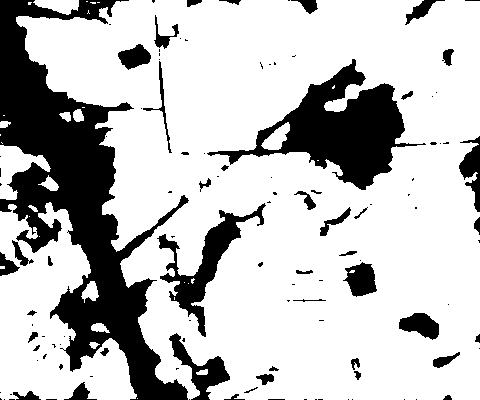
#> input picture 初赛/SE_ResNet101_fcn_2.png, 480 x 400 px
$ python '读取图片.py'
#> lines starting #> are read from the running program, lines starting #| are printed output that depends on the picture; after the words box and inside, x2 and y2 are one past the last pixel; in counts of white or black regions, pixels touching at a corner belong together; long printed decimals are rounded


import numpy as np
import cv2
from PIL import Image
img = cv2.imread("SE_ResNet101_fcn_2.png",1)
#> img is the input picture: shape (400, 480, 3); values 0 (black) and 1 (white), 75.6% white; 115 black regions (70 under 20 px), largest, box (x1, y1, x2, y2) and area: (0, 0, 189, 400) 26138, (207, 59, 426, 190) 9696, (157, 203, 266, 337) 3158
img = cv2.resize(img,(600,500))
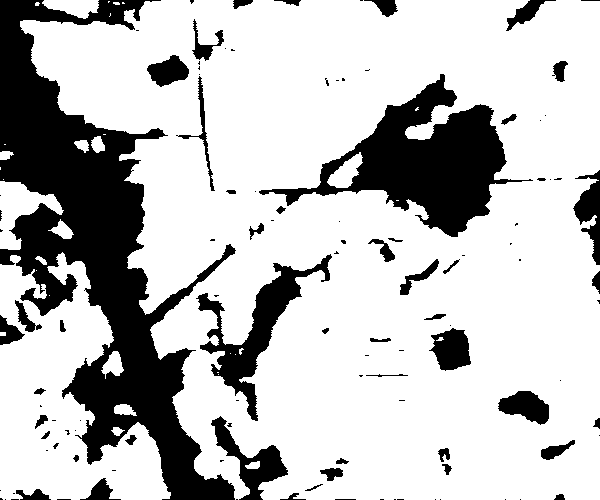
#> img: shape (500, 600, 3); values 0 (black) and 1 (white), 75.5% white; 113 black regions (64 under 20 px), largest, box (x1, y1, x2, y2) and area: (0, 0, 236, 500) 40995, (259, 74, 533, 237) 15164, (196, 254, 332, 421) 4983
cv2.imwrite("xu2.png",np.uint8(img),[cv2.IMWRITE_PNG_COMPRESSION, 0])
# #第二个参数是通道数和位深的参数，
# #IMREAD_UNCHANGED = -1#不进行转化，比如保存为了16位的图片，读取出来仍然为16位。
# #IMREAD_GRAYSCALE = 0#进行转化为灰度图，比如保存为了16位的图片，读取出来为8位，类型为CV_8UC1。
# #IMREAD_COLOR = 1#进行转化为RGB三通道图像，图像深度转为8位
# #IMREAD_ANYDEPTH = 2#保持图像深度不变，进行转化为灰度图。
# #IMREAD_ANYCOLOR = 4#若图像通道数小于等于3，则保持原通道数不变；若通道数大于3则只取取前三个通道。图像深度转为8位
img = img[:,:,0]
print(img.shape)
#| (500, 600)

# # img01[img01==1] = 255
# # print(img01)
# # cv2.imwrite("end2.png",np.uint8(img01),[cv2.IMWRITE_PNG_COMPRESSION, 0])

mask = np.unique(img)
#> mask = [0, 1]
tmp = {}
for v in mask:
    tmp[v] = [np.sum(img == v)] + [np.sum(img == v)/len(img.flatten())]
#> this loop made 2 passes
#> after the loop, tmp = {0: [73595, 0.245], 1: [226405, 0.755]}
print("mask值为：")
print(mask)
#| [0 1]
print("统计结果：")
print(tmp)
#| {0: [73595, 0.2453], 1: [226405, 0.7547]}

# z16 = (img01.astype(np.uint16))
# im = Image.fromarray(img.astype(np.uint16))
# im.save('image2.png')

$ run again, with 初赛/SE_ResNet50_fcn_1.png copied over 初赛/SE_ResNet101_fcn_2.png
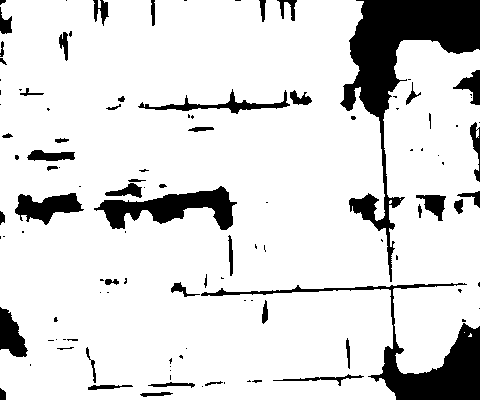
#> input picture 初赛/SE_ResNet50_fcn_1.png, 480 x 400 px
#> img is the input picture: shape (400, 480, 3); values 0 (black) and 1 (white), 86.4% white; 114 black regions (63 under 20 px), largest, box (x1, y1, x2, y2) and area: (340, 0, 480, 282) 9745, (201, 283, 480, 400) 5236, (94, 186, 237, 230) 2848
#> `img = cv2.resize(img,(600,500))`:
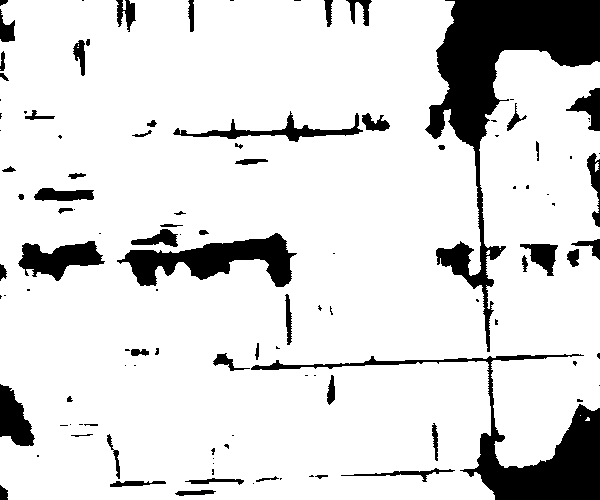
#> img: shape (500, 600, 3); values 0 (black) and 1 (white), 86.3% white; 113 black regions (54 under 20 px), largest, box (x1, y1, x2, y2) and area: (425, 0, 600, 352) 15329, (251, 354, 600, 500) 8173, (117, 233, 297, 287) 4432
#| (500, 600)
#> mask = [0, 1]
#> the loop `for v in mask:` made 2 passes
#> after the loop `for v in mask:`: tmp = {0: [41097, 0.137], 1: [258903, 0.863]}
#| [0 1]
#| {0: [41097, 0.137], 1: [258903, 0.863]}
